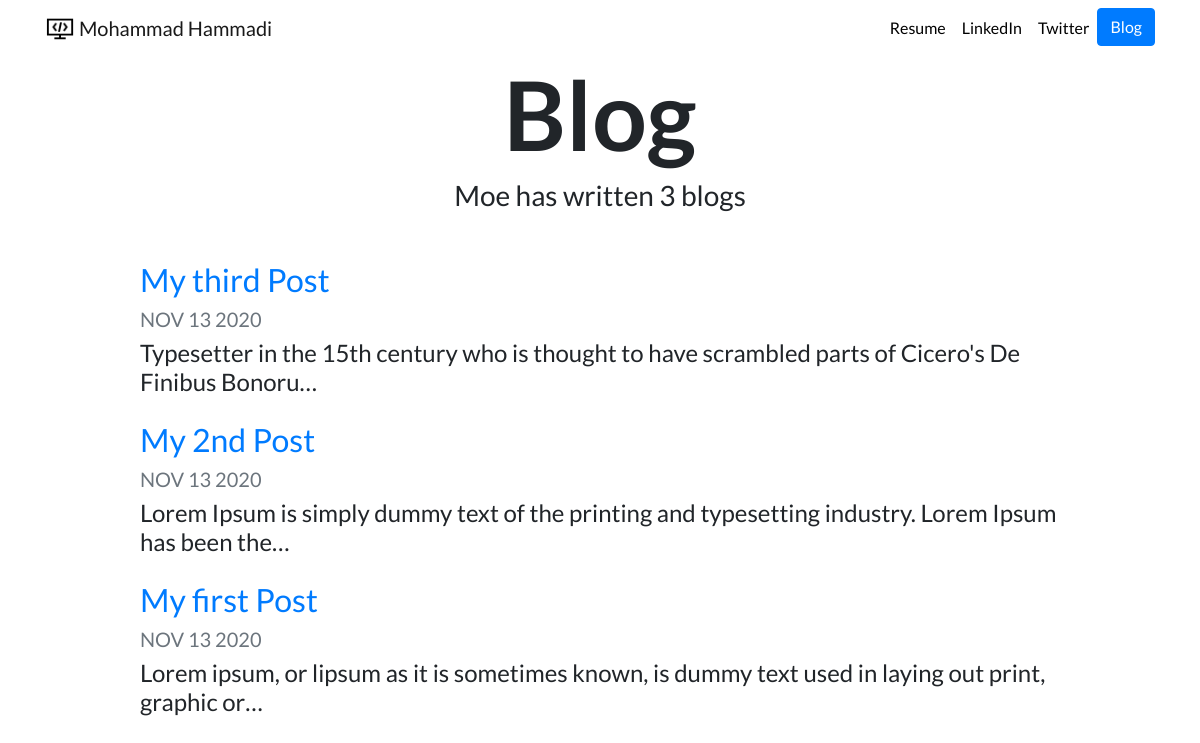
Screenshot of /blog/ with the database file from the repository.
### blog/models.py (models this page shows, shortened)
class Blog(models.Model):
    title = models.CharField(max_length=250)
    description = models.TextField()
    created_at = models.DateTimeField(auto_now_add=True)
    updated_at = models.DateTimeField(auto_now=True)

### blog/views.py (the view)
# urls.py: path('', views.all_blogs, name='all_blogs'),
def all_blogs(request):
    blog_count = Blog.objects.count
    blogs = Blog.objects.order_by('-created_at')[:5]
    return render(request, 'blog/all_blogs.html', {'blogs': blogs,'blog_count': blog_count})

### blog/templates/blog/all_blogs.html
{% extends "portfolio/base.html" %}
{% load static %}
{% block content %}
<h1 id="blogtitle" class="font-weight-bold text-center">Blog</h1>
<h3 class="text-center mb-5">Moe has written {{ blogs.count }} blog{{ blogs.count|pluralize }}</h3>
{% for blog in blogs %}
<div class="row justify-content-center my-3">
  <div class="col-md-10">
    <a href="{% url 'blog:detail' blog.id %}">
      <h2>{{ blog.title }}</h2>
    </a>
    <h5 class="text-muted">{{ blog.created_at|date:'M d Y'|upper }}</h5>
    <h4>{{ blog.description|striptags|truncatechars:100 }}</h4>
  </div>
</div>
{% endfor %}
{% endblock %}

### portfolio/templates/portfolio/base.html (shortened to what this page needs)
{% load static %}
<!doctype html>
<html lang="en">
<head>
  <link rel="stylesheet" href="https://stackpath.bootstrapcdn.com/bootstrap/4.4.1/css/bootstrap.min.css">
  <link rel="stylesheet" href="{% static "portfolio/custom.css" %}">
</head>
<body>
  <nav id="topNav" class="navbar navbar-expand-md navbar-light">
    <div class="container">
      <a class="navbar-brand" href="{% url 'home' %}">
        <img src="{% static "portfolio/icon.png" %}" width="30" height="30" class="d-inline-block align-top" alt="Moe's Logso">
        <span>Mohammad Hammadi</span>
      </a>
      <div class="collapse navbar-collapse text-center" id="navbarNav">
        <ul class="navbar-nav ml-auto">
          <li class="nav-item">
            <a class="nav-link" href="{% static "portfolio/resume.pdf" %}">Resume</a>
          </li>
          <li class="nav-item">
            <a class="nav-link" href="https://www.linkedin.com/in/mohammadhammadi/" target="_blank">LinkedIn</a>
          </li>
          <li class="nav-item">
            <a class="nav-link" href="https://twitter.com/moe" target="_blank">Twitter</a>
          </li>
          <li>
            <a role="button" href="{% url 'blog:all_blogs' %}" class="btn btn-primary">Blog</a>
          </li>
        </ul>
      </div>
    </div>
  </nav>
  <div class="container">
    {% block content %}{% endblock %}
  </div>
</body>
</html>

### portfolio/static/portfolio/custom.css (style rules this page uses)
.navbar-nav .nav-link { color: rgba(0,0,0,1) !important; }
body { font-family: 'Lato', sans-serif; }
#blogtitle { font-size: 6rem; }

### rows the page displays
Blog: title "My third Post", created_at "NOV 13 2020", description "Typesetter in the 15th century who is thought to have scrambled parts of Cicero's De Finibus Bonoru…"
Blog: title "My 2nd Post", created_at "NOV 13 2020", description "Lorem Ipsum is simply dummy text of the printing and typesetting industry. Lorem Ipsum has been the…"
Blog: title "My first Post", created_at "NOV 13 2020", description "Lorem ipsum, or lipsum as it is sometimes known, is dummy text used in laying out print, graphic or…"

### other values shown
{{ blogs.count }} "3"
